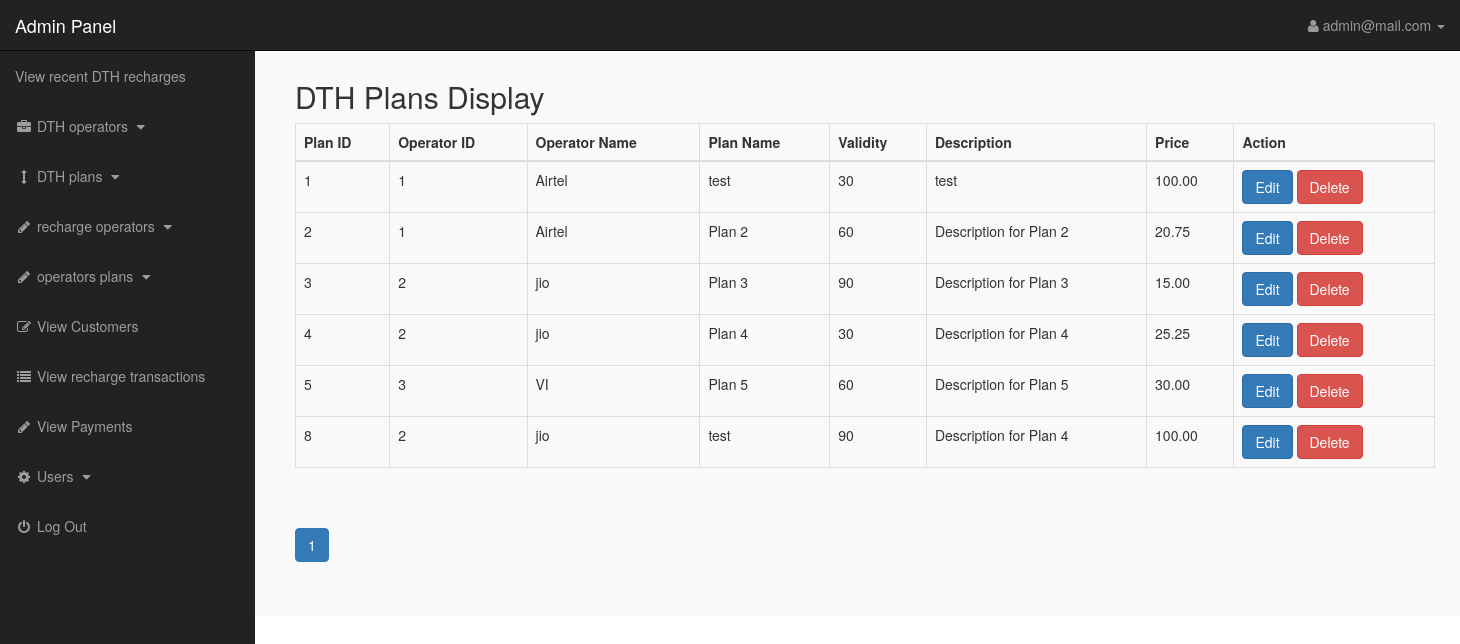
The app's page /admin_area/index.php?test_3 (signed in) with its own data.
### tables this page shows
CREATE TABLE `recharge_plans` (
  `id` int(11) NOT NULL,
  `operator_id` int(11) NOT NULL,
  `plan_name` varchar(255) NOT NULL,
  `validity` varchar(50) DEFAULT NULL,
  `description` text DEFAULT NULL,
  `price` decimal(10,2) NOT NULL
);

CREATE TABLE `recharge_operators` (
  `operator_id` int(11) NOT NULL,
  `operator_name` varchar(255) NOT NULL
);

### admin_area/test_3.php (the view, shortened to what this page needs)
<?php
include 'db_connection.php';
$recordsPerPage = 10;
$totalRecordsQuery = "SELECT COUNT(*) as total FROM recharge_plans";
$totalRecordsResult = mysqli_query($con, $totalRecordsQuery);
$totalRecords = mysqli_fetch_assoc($totalRecordsResult)['total'];
$totalPages = ceil($totalRecords / $recordsPerPage);
$currentpage = isset($_GET['page']) ? $_GET['page'] : 1;
$offset = ($currentpage - 1) * $recordsPerPage;
$query_plans = "SELECT recharge_plans.id, recharge_plans.operator_id, recharge_plans.plan_name,
                recharge_plans.validity, recharge_plans.description, recharge_plans.price,
                recharge_operators.operator_name
                FROM recharge_plans
                INNER JOIN recharge_operators ON recharge_plans.operator_id = recharge_operators.operator_id
                LIMIT $offset, $recordsPerPage";
$result_plans = mysqli_query($con, $query_plans);
?>
<!DOCTYPE html>
<html lang="en">
<head>
</head>
<body>
    <div class="container mt-5">
        <h2>DTH Plans Display</h2>
        <table class="table table-bordered">
            <thead>
                <tr>
                    <th>Plan ID</th>
                    <th>Operator ID</th>
                    <th>Operator Name</th>
                    <th>Plan Name</th>
                    <th>Validity</th>
                    <th>Description</th>
                    <th>Price</th>
                    <th>Action</th>
                </tr>
            </thead>
            <tbody>
                <?php while ($row_plan = mysqli_fetch_assoc($result_plans)) { ?>
                    <tr>
                        <td>
                            <?php echo $row_plan['id']; ?>
                        </td>
                        <td>
                            <?php echo $row_plan['operator_id']; ?>
                        </td>
                        <td>
                            <?php echo $row_plan['operator_name']; ?>
                        </td>
                        <td>
                            <?php echo $row_plan['plan_name']; ?>
                        </td>
                        <td>
                            <?php echo $row_plan['validity']; ?>
                        </td>
                        <td>
                            <?php echo $row_plan['description']; ?>
                        </td>
                        <td>
                            <?php echo $row_plan['price']; ?>
                        </td>
                        <td>
                            <form method="get" action="edit_plans.php">
                                <button type="submit" name="edit_plan" class="btn btn-primary">Edit</button>
                                <button type="submit" name="delete_plan" class="btn btn-danger">Delete</button>
                            </form>
                        </td>
                    </tr>
                <?php } ?>
            </tbody>
        </table>
        <div class="pagination">
            <ul class="pagination">
                <?php for ($i = 1; $i <= $totalPages; $i++) { ?>
                    <li class="page-item <?php echo ($i == $currentpage) ? 'active' : ''; ?>">
                        <a class="page-link" href="test_3.php?page=<?php echo $i; ?>">
                            <?php echo $i; ?>
                        </a>
                    </li>
                <?php } ?>
            </ul>
        </div>
    </div>
</body>
</html>

### admin_area/includes/sidebar.php (shortened to what this page needs)
<?php
if (!isset($_SESSION['admin_username'])) {
    echo "<script>window.open('login.php','_self')</script>";
} else {
    ?>
    <nav class="navbar navbar-inverse navbar-fixed-top">
        <div class="navbar-header">
            <a class="navbar-brand" href="index.php?dashboard">Admin Panel</a>
        </div>
        <ul class="nav navbar-right top-nav">
            <li class="dropdown">
                <a href="#" class="dropdown-toggle" data-toggle="dropdown">
                    <i class="fa fa-user"></i>
                    <?php echo $admin_name; ?> <b class="caret"></b>
                </a>
            </li>
        </ul>
        <div class="collapse navbar-collapse navbar-ex1-collapse">
            <ul class="nav navbar-nav side-nav">
                <li>
                    <a href="index.php?view_products"> View recent DTH recharges </a>
                </li>
                <li>
                    <a href="#" data-toggle="collapse" data-target="#manufacturers">
                        <i class="fa fa-fw fa-briefcase"></i> DTH operators
                        <i class="fa fa-fw fa-caret-down"></i>
                    </a>
                </li>
                <li>
                    <a href="#" data-toggle="collapse" data-target="#cat">
                        <i class="fa fa-fw fa-arrows-v"></i> DTH plans
                        <i class="fa fa-fw fa-caret-down"></i>
                    </a>
                </li>
                <li>
                    <a href="#" data-toggle="collapse" data-target="#contact_us">
                        <i class="fa fa-fw fa-pencil"> </i> recharge operators
                        <i class="fa fa-fw fa-caret-down"></i>
                    </a>
                </li>
                <li>
                    <a href="#" data-toggle="collapse" data-target="#jio">
                        <i class="fa fa-fw fa-pencil"> </i> operators plans
                        <i class="fa fa-fw fa-caret-down"></i>
                    </a>
                </li>
                <li>
                    <a href="index.php?view_customers">
                        <i class="fa fa-fw fa-edit"></i> View Customers
                    </a>
                </li>
                <li>
                    <a href="index.php?view_orders">
                        <i class="fa fa-fw fa-list"></i> View recharge transactions
                    </a>
                </li>
                <li>
                    <a href="index.php?view_payments">
                        <i class="fa fa-fw fa-pencil"></i> View Payments
                    </a>
                </li>
                <li>
                    <a href="#" data-toggle="collapse" data-target="#users">
                        <i class="fa fa-fw fa-gear"></i> Users
                        <i class="fa fa-fw fa-caret-down"></i>
                    </a>
                </li>
                <li>
                    <a href="logout.php">
                        <i class="fa fa-fw fa-power-off"></i> Log Out
                    </a>
                </li>
            </ul>
        </div>
    </nav>
<?php } ?>

### admin_area/css/style.css (style rules this page uses)
body { margin-top:100px; }
@media (min-width: 768px) { body { margin-top:50px; } }
.top-nav { padding:0 15px; }
.top-nav>li { display:inline-block; float:left; }
.top-nav>li>a { padding-top:15px; padding-bottom:15px; line-height:20px; color:#999; }
@media (min-width: 768px) { .side-nav { position:fixed; top:51px; width:255px; border-radius:0; overflow-y:auto; background-color: #222; bottom:0; overflow-x:hidden; padding-bottom:40px; } }
@media (min-width: 768px) { .side-nav>li>a { width:255px; } }

### records on screen
recharge_plans: id "1", operator "1", operator.operator_name "Airtel", plan_name "test", validity "30", description "test", price "100.00"
recharge_plans: id "2", operator "1", operator.operator_name "Airtel", plan_name "Plan 2", validity "60", description "Description for Plan 2", price "20.75"
recharge_plans: id "3", operator "2", operator.operator_name "jio", plan_name "Plan 3", validity "90", description "Description for Plan 3", price "15.00"
recharge_plans: id "4", operator "2", operator.operator_name "jio", plan_name "Plan 4", validity "30", description "Description for Plan 4", price "25.25"
recharge_plans: id "5", operator "3", operator.operator_name "VI", plan_name "Plan 5", validity "60", description "Description for Plan 5", price "30.00"
recharge_plans: id "8", operator "2", operator.operator_name "jio", plan_name "test", validity "90", description "Description for Plan 4", price "100.00"

### other values on screen
$admin_name "admin@mail.com"
